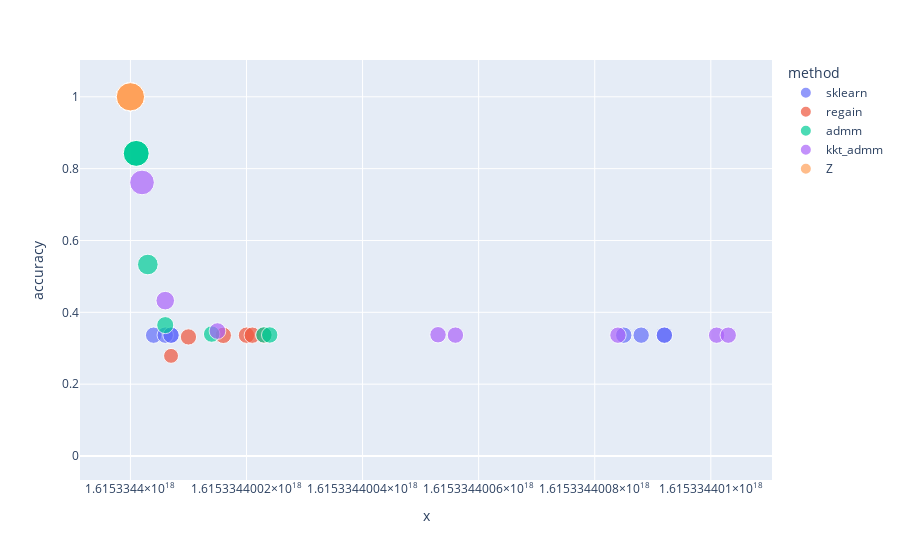

Here is the notebook cell this chart was saved with:
### Code cell
# fig_1 = px.scatter(x=a['time'], y=a['accuracy'], color= "method")
# fig_1.show()

fig_1 = px.scatter(df, x=pd.to_datetime(df['time']).astype(int), 
                   y='accuracy', color="method",
                 size='accuracy')
fig_1.show()

### Figure 1 — Plotly figure (JSON) as saved in the notebook; plotly's stock layout.template omitted (floating-point values rounded to 4 significant figures)
{"data": [{"hovertemplate": "method=sklearn<br>x=%{x}<br>accuracy=%{marker.size}<extra></extra>", "legendgroup": "sklearn", "marker": {"color": "#636efa", "size": [0.3364, 0.3364, 0.3364, 0.3364, 0.3364, 0.3364, 0.3364, 0.3364], "sizemode": "area", "sizeref": 0.0025, "symbol": "circle"}, "mode": "markers", "name": "sklearn", "orientation": "v", "showlegend": true, "type": "scatter", "x": [1615334400070000000, 1615334400040000000, 1615334400060000000, 1615334400070000000, 1615334400920000000, 1615334400850000000, 1615334400880000000, 1615334400920000000], "xaxis": "x", "y": [0.3364, 0.3364, 0.3364, 0.3364, 0.3364, 0.3364, 0.3364, 0.3364], "yaxis": "y"}, {"hovertemplate": "method=regain<br>x=%{x}<br>accuracy=%{marker.size}<extra></extra>", "legendgroup": "regain", "marker": {"color": "#EF553B", "size": [0, 0, 0.2788, 0.3315, 0.3359, 0.3363, 0.3364, 0.3364], "sizemode": "area", "sizeref": 0.0025, "symbol": "circle"}, "mode": "markers", "name": "regain", "orientation": "v", "showlegend": true, "type": "scatter", "x": [1615334400020000000, 1615334400020000000, 1615334400070000000, 1615334400100000000, 1615334400160000000, 1615334400200000000, 1615334400210000000, 1615334400230000000], "xaxis": "x", "y": [0, 0, 0.2788, 0.3315, 0.3359, 0.3363, 0.3364, 0.3364], "yaxis": "y"}, {"hovertemplate": "method=admm<br>x=%{x}<br>accuracy=%{marker.size}<extra></extra>", "legendgroup": "admm", "marker": {"color": "#00cc96", "size": [0.8425, 0.8425, 0.8425, 0.5331, 0.3644, 0.3395, 0.3372, 0.3369], "sizemode": "area", "sizeref": 0.0025, "symbol": "circle"}, "mode": "markers", "name": "admm", "orientation": "v", "showlegend": true, "type": "scatter", "x": [1615334400010000000, 1615334400010000000, 1615334400010000000, 1615334400030000000, 1615334400060000000, 1615334400140000000, 1615334400230000000, 1615334400240000000], "xaxis": "x", "y": [0.8425, 0.8425, 0.8425, 0.5331, 0.3644, 0.3395, 0.3372, 0.3369], "yaxis": "y"}, {"hovertemplate": "method=kkt_admm<br>x=%{x}<br>accuracy=%{marker.size}<extra></extra>", "legendgroup": "kkt_admm", "marker": {"color": "#ab63fa", "size": [0.7615, 0.4326, 0.3478, 0.3376, 0.3365, 0.3364, 0.3364, 0.3364], "sizemode": "area", "sizeref": 0.0025, "symbol": "circle"}, "mode": "markers", "name": "kkt_admm", "orientation": "v", "showlegend": true, "type": "scatter", "x": [1615334400020000000, 1615334400060000000, 1615334400150000000, 1615334400530000000, 1615334400560000000, 1615334400840000000, 1615334401010000000, 1615334401030000000], "xaxis": "x", "y": [0.7615, 0.4326, 0.3478, 0.3376, 0.3365, 0.3364, 0.3364, 0.3364], "yaxis": "y"}, {"hovertemplate": "method=Z<br>x=%{x}<br>accuracy=%{marker.size}<extra></extra>", "legendgroup": "Z", "marker": {"color": "#FFA15A", "size": [1, 1, 1, 1, 1, 1, 1, 1], "sizemode": "area", "sizeref": 0.0025, "symbol": "circle"}, "mode": "markers", "name": "Z", "orientation": "v", "showlegend": true, "type": "scatter", "x": [1615334400000000000, 1615334400000000000, 1615334400000000000, 1615334400000000000, 1615334400000000000, 1615334400000000000, 1615334400000000000, 1615334400000000000], "xaxis": "x", "y": [1, 1, 1, 1, 1, 1, 1, 1], "yaxis": "y"}], "layout": {"legend": {"itemsizing": "constant", "title": {"text": "method"}, "tracegroupgap": 0}, "margin": {"t": 60}, "xaxis": {"anchor": "y", "domain": [0, 1], "title": {"text": "x"}}, "yaxis": {"anchor": "x", "domain": [0, 1], "title": {"text": "accuracy"}}}}
